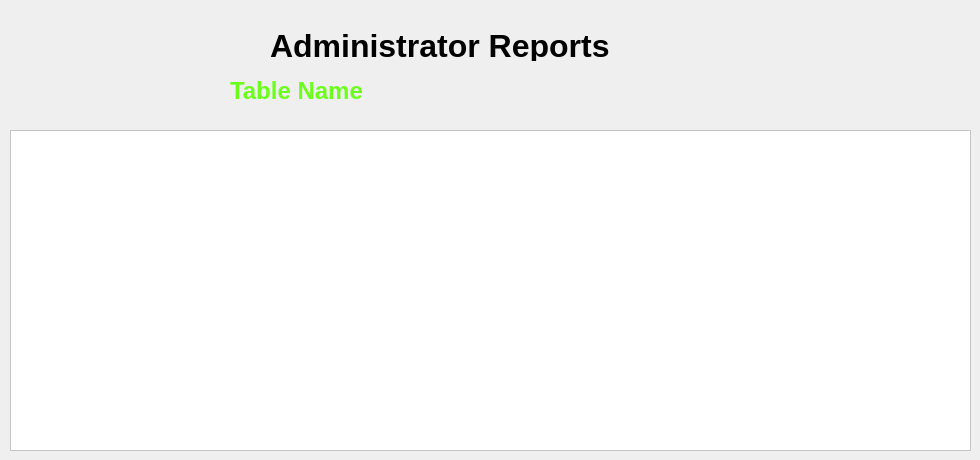
    <widget class="QWidget" name="tab_11">
     <attribute name="title">
      <string>Reports</string>
     </attribute>
     <widget class="QLabel" name="label_103">
      <property name="geometry">
       <rect>
        <x>230</x>
        <y>80</y>
        <width>381</width>
        <height>21</height>
       </rect>
      </property>
      <property name="font">
       <font>
        <pointsize>18</pointsize>
        <weight>75</weight>
        <bold>true</bold>
       </font>
      </property>
      <property name="styleSheet">
       <string notr="true">color: rgb(108, 255, 29);</string>
      </property>
      <property name="text">
       <string>Table Name</string>
      </property>
     </widget>
     <widget class="QLabel" name="label_104">
      <property name="geometry">
       <rect>
        <x>270</x>
        <y>30</y>
        <width>361</width>
        <height>31</height>
       </rect>
      </property>
      <property name="font">
       <font>
        <pointsize>24</pointsize>
        <weight>75</weight>
        <bold>true</bold>
       </font>
      </property>
      <property name="text">
       <string>Administrator Reports</string>
      </property>
     </widget>
     <widget class="QTableWidget" name="tableWidget">
      <property name="geometry">
       <rect>
        <x>10</x>
        <y>130</y>
        <width>961</width>
        <height>321</height>
       </rect>
      </property>
      <property name="styleSheet">
       <string notr="true">background-color: rgb(255, 255, 255);
font: 12pt &quot;MS Shell Dlg 2&quot;;</string>
      </property>
     </widget>
    </widget>
